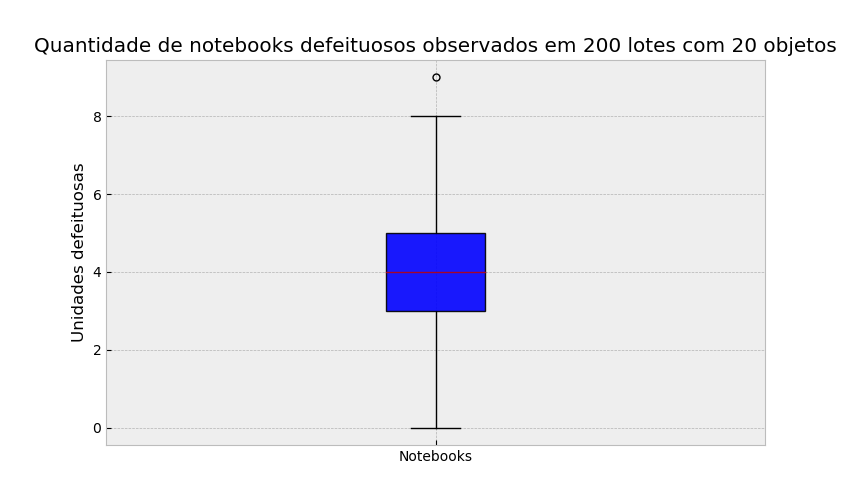

Source code (Python):
import matplotlib.pyplot as plt
plt.figure(figsize=[8.5,5])

plt.style.use('bmh')

x = [0,0,1,1,1,1,1,1,1,1,1,1,1,1,2,2,2,2,2,2,2,2,2,2,2,
     2,2,2,2,2,2,2,2,2,2,2,3,3,3,3,3,3,3,3,3,3,3,3,3,3,
     3,3,3,3,3,3,3,3,3,3,3,3,3,3,3,3,3,3,3,3,3,3,3,3,3,
     3,3,4,4,4,4,4,4,4,4,4,4,4,4,4,4,4,4,4,4,4,4,4,4,4,
     4,4,4,4,4,4,4,4,4,4,4,4,4,4,4,4,4,4,4,4,4,5,5,5,5,
     5,5,5,5,5,5,5,5,5,5,5,5,5,5,5,5,5,5,5,5,5,5,5,5,5,
     5,5,5,5,5,5,5,5,5,5,6,6,6,6,6,6,6,6,6,6,6,6,6,6,6,
     6,6,6,6,6,6,7,7,7,7,7,7,7,7,7,7,7,8,8,8,8,8,8,8,9]


line_props = dict(color='black', alpha=1)
bbox_props = dict(color='black', alpha=0.9, linestyle="dashdot")
flier_props = dict(marker="o", markersize=5)

plt.ylabel("Unidades defeituosas")

plt.title("Quantidade de notebooks defeituosos observados em 200 lotes com 20 objetos")
plt.boxplot(x, patch_artist=True, labels=["Notebooks"], whiskerprops=line_props, boxprops=bbox_props, flierprops=flier_props)
plt.show()
